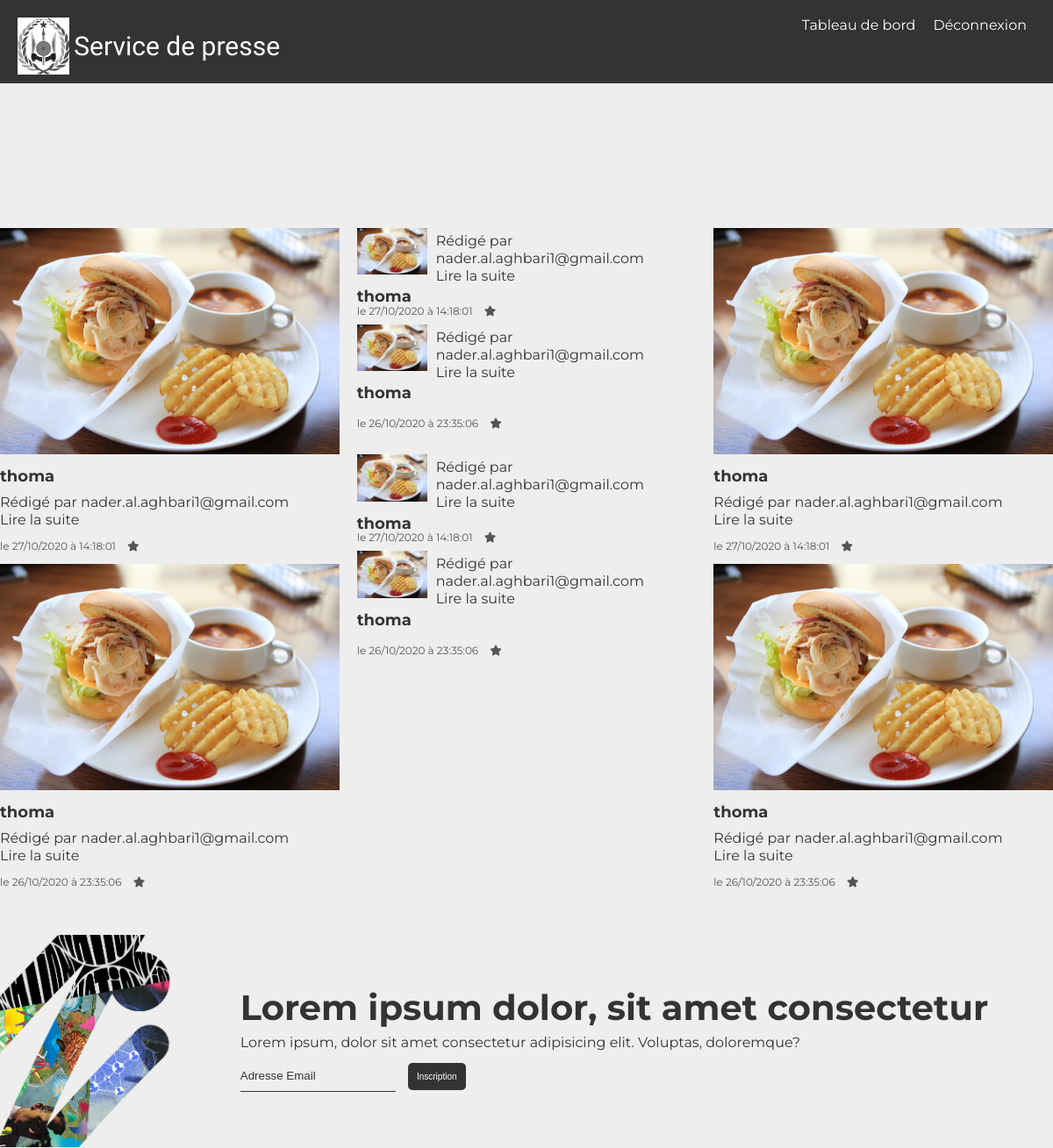
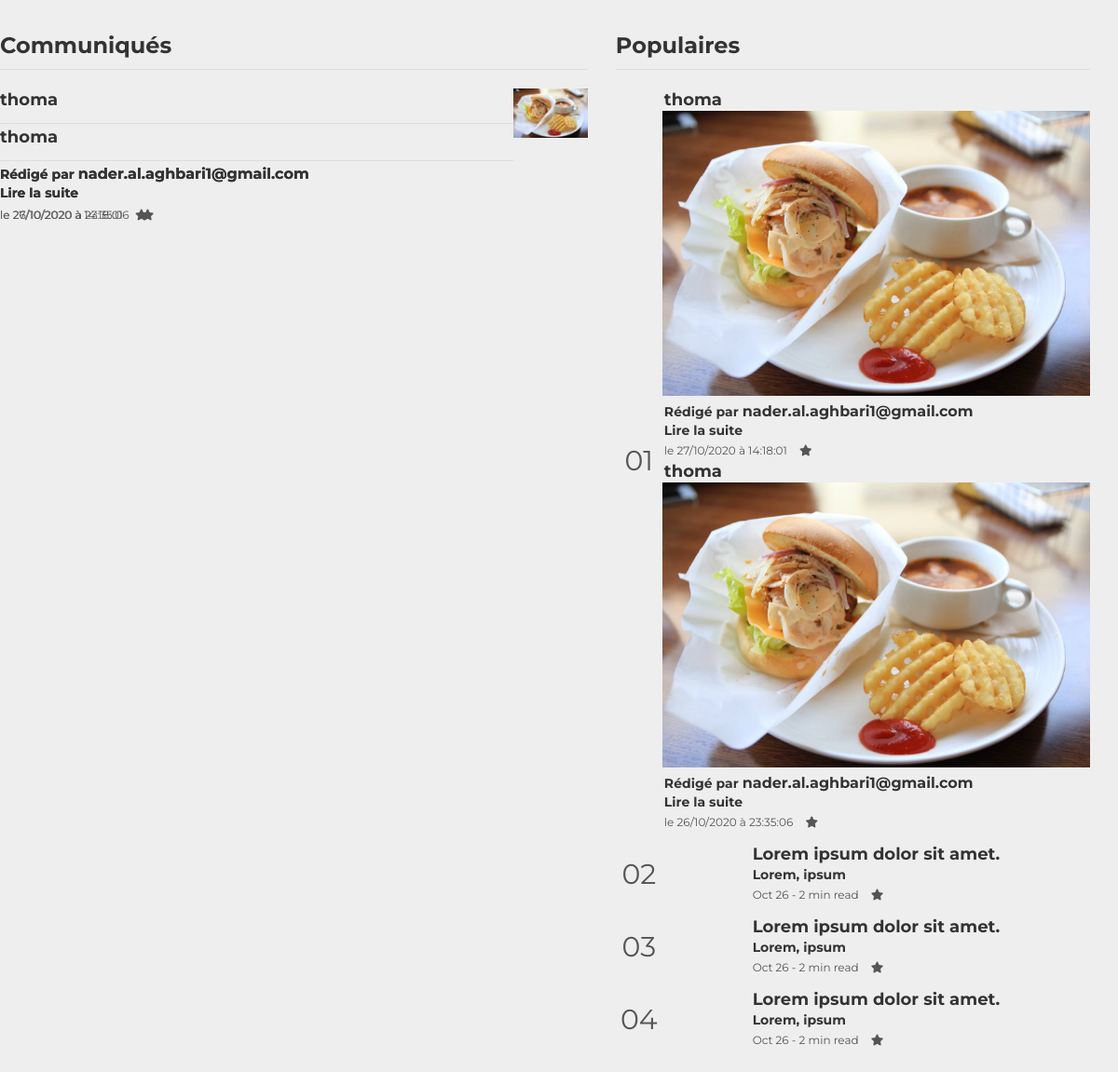
/controller/index.php (signed in), run on the app's committed database (2 pictures, top to bottom).
### tables this page shows
CREATE TABLE IF NOT EXISTS `posts` (
  `id` int(11) NOT NULL AUTO_INCREMENT,
  `title` varchar(250) NOT NULL,
  `content` text NOT NULL,
  `publicationDate` timestamp NOT NULL DEFAULT CURRENT_TIMESTAMP,
  `imageFileName` varchar(250) NOT NULL,
  `writerId` int(11) NOT NULL,
  PRIMARY KEY (`id`)
);

CREATE TABLE IF NOT EXISTS `writers` (
  `id` int(11) NOT NULL AUTO_INCREMENT,
  `username` varchar(250) NOT NULL,
  `hashedPassword` varchar(250) NOT NULL,
  PRIMARY KEY (`id`)
);

### controller/index.php (called while the page is built, shortened)
<?php
	require '../models/posts.models.php';
	$posts = getAllPostswithWriters();
	require '../views/index.phtml';

### models/posts.models.php (called while the page is built, shortened)
<?php
function getAllPostswithWriters()
{
	$bdd = new PDO(
					'mysql:host=localhost;dbname=Blog2;port=3308;charset=utf8',
					'root',
					'',
					[
						PDO::ATTR_ERRMODE => PDO::ERRMODE_EXCEPTION,
						PDO::ATTR_DEFAULT_FETCH_MODE => PDO::FETCH_ASSOC
					]
				);
	$query =
		'
		SELECT
			Posts.id,
			Posts.title,
			Posts.imageFileName,
			DATE_FORMAT(Posts.publicationDate, \'%d/%m/%Y à %H:%i:%s\') AS publicationDate,
			Posts.writerId,
			Writers.username AS writerUsername
		FROM
			Posts
		INNER JOIN
			Writers
		ON
			Posts.writerId = Writers.id
		ORDER BY
			Posts.publicationDate DESC
    ';
	$sth = $bdd->query($query);
	$res = $sth->fetchAll();
	return $res;
}

### views/index.phtml (the view, shortened to what this page needs)
<!DOCTYPE html>
<html lang="fr">
<head>
	<link rel="stylesheet" href="../css/index.css">
	<link
      rel="stylesheet" media="only screen and (max-width:700px)"
      href="../css/index.mobile.css">
</head>
<body>
	<?php require '../views/navigation.phtml' ?>
	<section class="showcase">
        <article>
		<?php foreach ($posts as $post) : ?>
		<a href="../controller/post.php?id=<?= intval($post['id']) ?>">
		<?php if (!is_null($post['imageFileName'])) : ?>
			<img src="../uploads/<?= htmlspecialchars($post['imageFileName']) ?>" alt="<?= htmlspecialchars($post['title']) ?>">
		<?php endif; ?>
		  <h3><?= htmlspecialchars($post['title']) ?></h3>
		  <p>Rédigé par <a href="../controller/writer.php?id=<?= intval($post['writerId']) ?>">
				<?= htmlspecialchars($post['writerUsername']) ?></a></br>Lire la suite</p>
				<p class="text-hint">le <?= $post['publicationDate'] ?>
				<i class="fas fa-star mx-1"></i>
		</p>
		  <?php endforeach ?>
        </article>
		<article class="article-small">
        <?php foreach ($posts as $post) : ?>
		<a href="../controller/post.php?id=<?= intval($post['id']) ?>">
		<?php if (!is_null($post['imageFileName'])) : ?>
			<img src="../uploads/<?= htmlspecialchars($post['imageFileName']) ?>" alt="<?= htmlspecialchars($post['title']) ?>">
		<?php endif; ?>
		  <h3><?= htmlspecialchars($post['title']) ?></h3>
		  <p>Rédigé par <a href="../controller/writer.php?id=<?= intval($post['writerId']) ?>">
				<?= htmlspecialchars($post['writerUsername']) ?></a></br>Lire la suite</p>
				<p class="text-hint">le <?= $post['publicationDate'] ?>
				<i class="fas fa-star mx-1"></i>
		</p>
		  <?php endforeach ?>
        </article>
		<article class="article-small">
        <?php foreach ($posts as $post) : ?>
		<a href="../controller/post.php?id=<?= intval($post['id']) ?>">
		<?php if (!is_null($post['imageFileName'])) : ?>
			<img src="../uploads/<?= htmlspecialchars($post['imageFileName']) ?>" alt="<?= htmlspecialchars($post['title']) ?>">
		<?php endif; ?>
		  <h3><?= htmlspecialchars($post['title']) ?></h3>
		  <p>Rédigé par <a href="../controller/writer.php?id=<?= intval($post['writerId']) ?>">
				<?= htmlspecialchars($post['writerUsername']) ?></a></br>Lire la suite</p>
				<p class="text-hint">le <?= $post['publicationDate'] ?>
				<i class="fas fa-star mx-1"></i>
		</p>
		  <?php endforeach ?>
        </article>
		<article>
		<?php foreach ($posts as $post) : ?>
		<a href="../controller/post.php?id=<?= intval($post['id']) ?>">
		<?php if (!is_null($post['imageFileName'])) : ?>
			<img src="../uploads/<?= htmlspecialchars($post['imageFileName']) ?>" alt="<?= htmlspecialchars($post['title']) ?>">
		<?php endif; ?>
		  <h3><?= htmlspecialchars($post['title']) ?></h3>
		  <p>Rédigé par <a href="../controller/writer.php?id=<?= intval($post['writerId']) ?>">
				<?= htmlspecialchars($post['writerUsername']) ?></a></br>Lire la suite</p>
				<p class="text-hint">le <?= $post['publicationDate'] ?>
				<i class="fas fa-star mx-1"></i>
		</p>
		  <?php endforeach ?>
        </article>
	</section>
		<section class="ads">
        <img src="img/ads.png" alt="ads" />
        <h1>Lorem ipsum dolor, sit amet consectetur</h1>
        <p>
          Lorem ipsum, dolor sit amet consectetur adipisicing elit. Voluptas,
          doloremque?
        </p>
        <form action="#">
          <input placeholder="Adresse Email" type="text" />
          <button class="btn btn-dark">Inscription</button>
        </form>
      </section>
      <section class="content">
        <div class="articles">
          <h2 class="underline">Communiqués</h2>
          <article>
		  <?php foreach ($posts as $post) : ?>
		<a href="../controller/post.php?id=<?= intval($post['id']) ?>">
			<h3 class="underline"><?= htmlspecialchars($post['title']) ?></h3>
		</a>
		<?php if (!is_null($post['imageFileName'])) : ?>
			<img src="../uploads/<?= htmlspecialchars($post['imageFileName']) ?>" alt="<?= htmlspecialchars($post['title']) ?>">
		<?php endif; ?>
		<p class="article-author" class="text-hint">Rédigé par <a href="../controller/writer.php?id=<?= intval($post['writerId']) ?>">
				<?= htmlspecialchars($post['writerUsername']) ?></a></br>Lire la suite</p>
				<p class="text-hint"> le <?= $post['publicationDate'] ?>
				<i class="fas fa-star mx-1"></i>
		</p>
			<?php endforeach ?>
          </article>
		</div>
		<div class="popular">
          <h2 class="underline">Populaires</h2>
          <ul>
            <li>
              <div>01</div>
              <div>
			  <?php foreach ($posts as $post) : ?>
				<a href="../controller/post.php?id=<?= intval($post['id']) ?>">
			<h3><?= htmlspecialchars($post['title']) ?></h3>
		        </a>
				<?php if (!is_null($post['imageFileName'])) : ?>
			<img src="../uploads/<?= htmlspecialchars($post['imageFileName']) ?>" alt="<?= htmlspecialchars($post['title']) ?>">
		<?php endif; ?>
                <p class="article-author">
				Rédigé par <a href="../controller/writer.php?id=<?= intval($post['writerId']) ?>">
				<?= htmlspecialchars($post['writerUsername']) ?></a></br>Lire la suite</p>
				<p class="text-hint">le <?= $post['publicationDate'] ?>
				<i class="fas fa-star mx-1"></i>
                </p>
				<?php endforeach ?>
              </div>
            </li>
            <li>
              <div>02</div>
              <div>
                <h3>Lorem ipsum dolor sit amet.</h3>
                <p class="article-author">Lorem, ipsum</p>
                <p class="text-hint">
                  Oct 26 - 2 min read <i class="fas fa-star mx-1"></i>
                </p>
              </div>
            </li>
            <li>
              <div>03</div>
              <div>
                <h3>Lorem ipsum dolor sit amet.</h3>
                <p class="article-author">Lorem, ipsum</p>
                <p class="text-hint">
                  Oct 26 - 2 min read <i class="fas fa-star mx-1"></i>
                </p>
              </div>
            </li>
            <li>
              <div>04</div>
              <div>
                <h3>Lorem ipsum dolor sit amet.</h3>
                <p class="article-author">Lorem, ipsum</p>
                <p class="text-hint">
                  Oct 26 - 2 min read <i class="fas fa-star mx-1"></i>
                </p>
              </div>
            </li>
          </ul>
        </div>
	</section>
</body>
</html>

### views/navigation.phtml (shortened to what this page needs)
<!DOCTYPE html>
<html lang="en">
<head>
	<link rel="stylesheet" href="../css/header.css">
	<link
      rel="stylesheet" media="only screen and (max-width:500px)"
      href="../css/header.mobile.css">
</head>
<body>
	<div class="vp-container">
		<header>
			<h2 class="vp-logo">
				<img src="../img/logo.jpg" alt="" title="logo" style="height:65px">
				<a href="#">Service de presse</a>
				</h2>
				<?php if (!array_key_exists('userId', $_SESSION)) : ?>
					<ul>
					<li><a href="./">Accueil</a></li>
					<li><a href="../controller/sign-in.php" button class="btn btn-light">Connexion</button></a></li>
					</ul>
				<?php else : ?>
					<ul>
					<li><a href="../controller/dashboard.php">Tableau de bord</a></li>
					<li><a href="../controller/sign-out.php">Déconnexion</a></li>
					</ul>
					<?php endif; ?>
		</header>
	</div>
</body>
</html>

### css/index.css (style rules this page uses)
* { margin: 0; padding: 0; box-sizing: border-box; }
:root { --primary: #be2529; --dark: #333; --secondary: #0d0d0d; --gray: #ddd; --gray-light: #eee; --gray-hint: #555; }
:root { font-size: 62.5%; }
body { font-family: "Cormorant Garamond", serif; font-size: 1.6rem; line-height: 2rem; color: var(--dark); }
h1, h2, h3, h4, h5, h6 { margin: 1rem 0; }
h3 { font-size: 1.8rem; }
p { margin: 1rem 0; }
a { font-size: 1.6rem; color: var(--dark); text-decoration: none; }
ul { list-style: none; }
img { max-width: 100%; }
::placeholder { color: var(--dark); }
.text-hint { color: var(--gray-hint); font-size: 1.2rem; }
.btn { font-size: 1.6rem; padding: 1rem 1rem; border-radius: 0.5rem; cursor: pointer; border: 0; transition: all 0.2s; }
.btn-dark { background: var(--dark); color: white; border: 1px solid var(--dark); }
.mx-1 { margin-left: 1rem; margin-right: 1rem; }
.underline { padding-bottom: 1.5rem; border-bottom: 1px solid var(--gray); margin-bottom: 2rem; }
.article-author { font-weight: 700; font-size: 1.4rem; }
.showcase { padding: 2rem 0; display: grid; gap: 20px; grid-template-columns: repeat(3, 1fr); grid-auto-rows: auto; }
.showcase article:first-child { grid-column: 1 / 2; grid-row: 1 / 4; }
.showcase article:last-child { grid-column: 3 / 4; grid-row: 1 / 4; }
.article-small { display: grid; column-gap: 10px; grid-template-columns: 80px auto; grid-template-rows: 80px; grid-auto-rows: auto; }
.article-small p { margin: 0.5rem 0; }
.article-small .text-hint { grid-column: span 2; }
.ads { background: var(--gray-light); margin: 2rem 0; display: grid; grid-template-columns: 200px 1fr auto 1fr; grid-template-rows: 1fr auto auto auto 1fr; grid-template-areas: "img . . ." "img . h1 ." "img . p ." "img . form ." "img . . ."; }
.ads img { grid-area: img; }
.ads h1 { grid-area: h1; font-size: 4rem; }
.ads p { grid-area: p; }
.ads form { grid-area: form; }
.ads form input { background: var(--gray-light); border: 0; border-bottom: 1px solid var(--dark); padding: 1rem 0; margin-right: 1rem; outline: 0; }
.content { margin: 3rem 0; display: flex; align-items: start; }
.articles { flex: auto; }
.articles article { display: grid; grid-template-columns: 1fr 80px; grid-auto-rows: auto; grid-template-areas: "title img" "content img" "author img" "details img"; margin-bottom: 2rem; }
.articles article h3, .articles article p { margin: 0.2rem 0; }
.articles article img { grid-area: img; }
.articles article h3 { grid-area: title; }
.articles article .article-author { grid-area: author; }
.articles article .text-hint { grid-area: details; }
.popular { flex: 350px; padding: 0 3rem; position: sticky; top: 45px; }
.popular ul li { display: grid; grid-template-columns: 50px auto; place-items: center center; margin-bottom: 1rem; }
.popular ul li div:first-child { font-size: 3rem; color: var(--gray-hint); }
.popular ul li p, .popular ul li h3 { margin: 0.2rem; }

### css/index.mobile.css (style rules this page uses)
header { grid-template-columns: 1fr; place-items: center center; line-height: 2rem; }
header a { display: block; padding: 0.5rem 0; }
header ul { flex-direction: column; place-self: stretch; }
header ul li { padding: 0.2rem; align-self: stretch; text-align: center; border-bottom: 1px solid var(--gray-light); }
header ul li:last-child { display: none; }
.showcase { grid-template-columns: 1fr; grid-auto-rows: auto; }
.showcase article:first-child { grid-column: 1 / 2; grid-row: 1 / 2; }
.showcase article:last-child { display: none; }
.ads { padding: 2rem 1rem; display: flex; flex-direction: column; }
.ads h1 { font-size: 2rem; }
.ads img { display: none; }
.popular { display: none; }

### css/header.css (style rules this page uses)
* { margin: 0; padding: 0; box-sizing: border-box; }
body { font-family: "Montserrat", sans-serif; background: #eee; color: #333; }
.btn { font-size: 1rem; padding: 1rem 1rem; border-radius: 0.5rem; cursor: pointer; border: 0; transition: all 0.2s; }
a { color: #333; text-decoration: none; }
ul { list-style: none; }
.vp-container { min-height: 30vh; display: flex; flex-direction: column; }
header { padding: 1rem 2rem; background: #333; display: flex; flex-flow: row nowrap; justify-content: space-between; line-height: 1.8rem; }
.vp-logo { margin-bottom: 0; font-family: "Long Cang", cursive; display: flex; flex-flow: row nowrap; justify-content: center; align-items: center; }
.vp-logo img { font-size: 1rem; margin-right: 0.5rem; }
.vp-logo a { font-size: 3rem; font-weight: 300; }
header ul { display: flex; flex-flow: row nowrap; list-style: none; }
header ul li { padding: 1rem; }
header a { color: white; }

### data on the page
posts: imageFileName (picture), title "thoma", writerId.username "nader.al.aghbari1@gmail.com", publicationDate "27/10/2020 à 14:18:01"
posts: imageFileName (picture), title "thoma", writerId.username "nader.al.aghbari1@gmail.com", publicationDate "26/10/2020 à 23:35:06"
